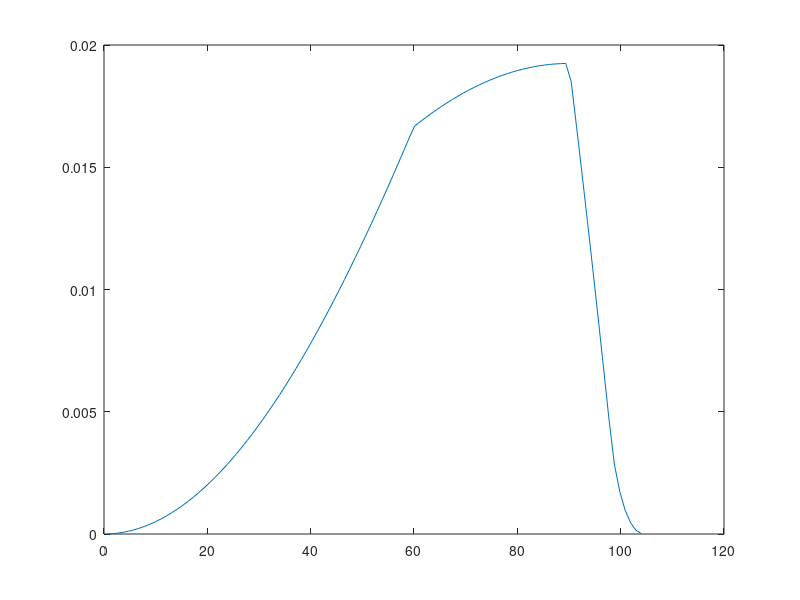

Source code (MATLAB):
% Case D_3:
m = 3;
hm = 0.57735; % Obtained by sqrt(tan(maximum_angle/2)^2 - 1)/2) (I didn't understand it's definition)

C = @(a,b,c) acos((cos(c) - cos(a) .* cos(b))./(sin(a).*sin(b)));
S2 = @(a, b, c) 2*(pi - C(a, b, c) - cos(a) .* C(c, a, b) - cos(b) .* C(b, c, a));
S1 = @(a) 2 * pi * (1 - cos(a));

a1 = @(r) acos(hm./r);
a2 = @(r) acos(1./r);


h = @(x) x > 0;

x = @(r) 4*pi ...
	- h(r-hm) .* (2 *S1(a1(r)))  ...
	- h(r-1) .* (2*m*S1(a2(r))) ...
	+ h(r-sqrt(1+hm^2)) .* (4*m*S2(a1(r), a2(r), pi/2) + 2*m*S2(a2(r), a2(r), pi/m));

K = 1/9.5488e+00; % Don't know what this should be either.
p = @(w) K / (2*pi^2) .* sin(w/2).^2 .* x(tan(w/2));


ws = linspace(0.01, 104 * pi / 180, 100);
plot(ws*180/pi, p(ws));

% trapz(ws*180/pi, p(ws)) Ensure that the value is normed. (I don't know how to compute K analytically)

data = [ws'*180/pi, real(p(ws))'];
save('D3.txt', '-ascii', 'data')
